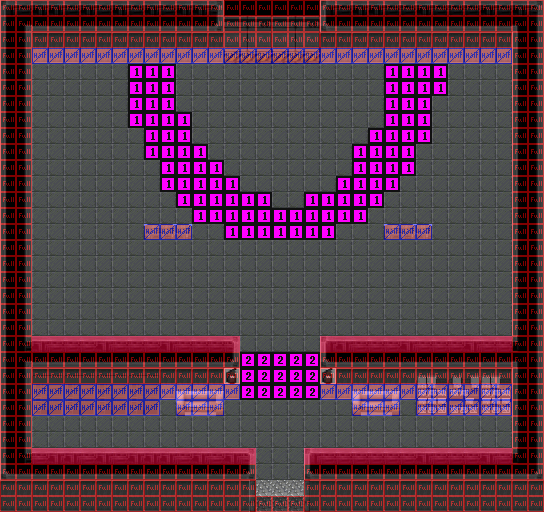

Tiled map render using the project's own tile images. Description and the map definition, with tile-layer contents summarised, below:
An orthogonal 34x32 tile map with 16x16 px tiles, 6 tile layers (back, fore, mask, col, ...), 1 hidden layer not drawn, 6 tilesets.

<map version="1.10" tiledversion="1.10.2" orientation="orthogonal" renderorder="right-down" width="34" height="32" tilewidth="16" tileheight="16" infinite="0" nextlayerid="16" nextobjectid="4">
 <editorsettings>
  <export target="m.csv" format="csv" />
 </editorsettings>
 <tileset firstgid="1" source="scn6_2_back_tileset.tsx" />
 <tileset firstgid="521" source="scn6_2_fore_tileset.tsx" />
 <tileset firstgid="585" source="scn6_2_events_tileset.tsx" />
 <tileset firstgid="617" source="scn6_2_hotspot_tileset.tsx" />
 <tileset firstgid="649" source="scn6_2_col_tileset.tsx" />
 <tileset firstgid="665" source="scn6_2_mask_tileset.tsx" />
 <layer id="1" name="back" width="34" height="32">
  <data>[1088 cells, 1088 non-empty, 64 distinct tile ids]</data>
 </layer>
 <layer id="2" name="fore" width="34" height="32">
  <data>[1088 cells, 0 non-empty, 0 distinct tile ids]</data>
 </layer>
 <layer id="12" name="mask" width="34" height="32" opacity="0.5">
  <data>[1088 cells, 52 non-empty, 1 distinct tile ids]</data>
 </layer>
 <layer id="3" name="col" width="34" height="32" opacity="0.5">
  <data>[1088 cells, 433 non-empty, 2 distinct tile ids]</data>
 </layer>
 <layer id="15" name="anim" width="34" height="32">
  <data>[1088 cells, 0 non-empty, 0 distinct tile ids]</data>
 </layer>
 <layer id="5" name="event" width="34" height="32">
  <data>[1088 cells, 103 non-empty, 2 distinct tile ids]</data>
 </layer>
 <layer id="6" name="hspot" width="34" height="32" visible="0">
  <data>[1088 cells, 0 non-empty, 0 distinct tile ids]</data>
 </layer>
</map>
